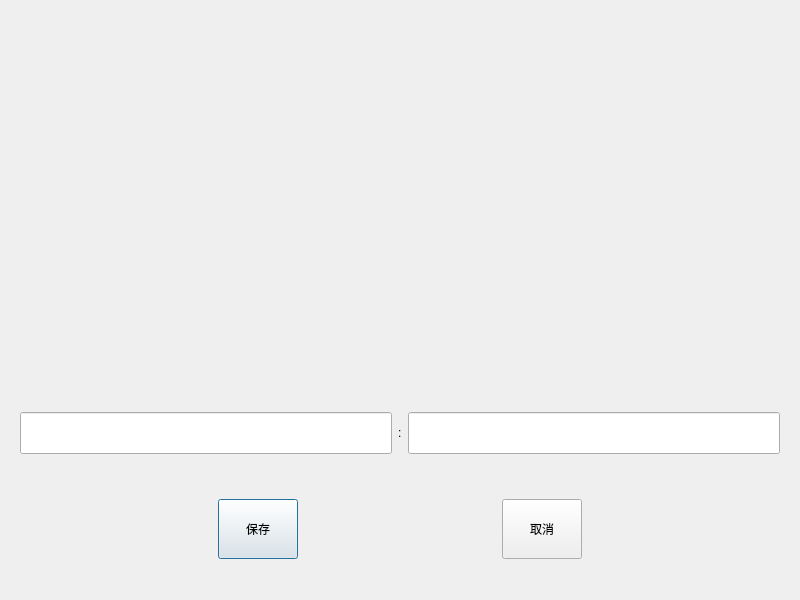
<?xml version="1.0" encoding="UTF-8"?>
<ui version="4.0">
 <class>Dialog</class>
 <widget class="QDialog" name="Dialog">
  <property name="geometry">
   <rect>
    <x>0</x>
    <y>0</y>
    <width>800</width>
    <height>600</height>
   </rect>
  </property>
  <property name="windowTitle">
   <string>Dialog</string>
  </property>
  <layout class="QVBoxLayout" name="verticalLayout">
   <item>
    <widget class="QWidget" name="widget" native="true">
     <property name="minimumSize">
      <size>
       <width>0</width>
       <height>120</height>
      </size>
     </property>
     <widget class="QLabel" name="label">
      <property name="geometry">
       <rect>
        <x>40</x>
        <y>30</y>
        <width>700</width>
        <height>320</height>
       </rect>
      </property>
      <property name="text">
       <string/>
      </property>
     </widget>
    </widget>
   </item>
   <item>
    <widget class="QWidget" name="widget_2" native="true">
     <property name="maximumSize">
      <size>
       <width>16777215</width>
       <height>60</height>
      </size>
     </property>
     <layout class="QHBoxLayout" name="horizontalLayout_2">
      <item>
       <widget class="QLineEdit" name="lineEdit">
        <property name="minimumSize">
         <size>
          <width>0</width>
          <height>40</height>
         </size>
        </property>
        <property name="maximumSize">
         <size>
          <width>16777215</width>
          <height>120</height>
         </size>
        </property>
       </widget>
      </item>
      <item>
       <widget class="QLabel" name="label_2">
        <property name="minimumSize">
         <size>
          <width>0</width>
          <height>40</height>
         </size>
        </property>
        <property name="maximumSize">
         <size>
          <width>16777215</width>
          <height>120</height>
         </size>
        </property>
        <property name="text">
         <string>:</string>
        </property>
       </widget>
      </item>
      <item>
       <widget class="QLineEdit" name="lineEdit_2">
        <property name="minimumSize">
         <size>
          <width>0</width>
          <height>40</height>
         </size>
        </property>
        <property name="maximumSize">
         <size>
          <width>16777215</width>
          <height>60</height>
         </size>
        </property>
       </widget>
      </item>
     </layout>
    </widget>
   </item>
   <item>
    <widget class="QWidget" name="widget_3" native="true">
     <property name="maximumSize">
      <size>
       <width>16777215</width>
       <height>120</height>
      </size>
     </property>
     <layout class="QHBoxLayout" name="horizontalLayout">
      <item>
       <spacer name="horizontalSpacer_2">
        <property name="orientation">
         <enum>Qt::Horizontal</enum>
        </property>
        <property name="sizeHint" stdset="0">
         <size>
          <width>102</width>
          <height>20</height>
         </size>
        </property>
       </spacer>
      </item>
      <item>
       <widget class="QPushButton" name="pushButton_Yes">
        <property name="maximumSize">
         <size>
          <width>16777215</width>
          <height>60</height>
         </size>
        </property>
        <property name="text">
         <string>保存</string>
        </property>
       </widget>
      </item>
      <item>
       <spacer name="horizontalSpacer">
        <property name="orientation">
         <enum>Qt::Horizontal</enum>
        </property>
        <property name="sizeHint" stdset="0">
         <size>
          <width>103</width>
          <height>20</height>
         </size>
        </property>
       </spacer>
      </item>
      <item>
       <widget class="QPushButton" name="pushButton_No">
        <property name="maximumSize">
         <size>
          <width>16777215</width>
          <height>60</height>
         </size>
        </property>
        <property name="text">
         <string>取消</string>
        </property>
       </widget>
      </item>
      <item>
       <spacer name="horizontalSpacer_3">
        <property name="orientation">
         <enum>Qt::Horizontal</enum>
        </property>
        <property name="sizeHint" stdset="0">
         <size>
          <width>102</width>
          <height>20</height>
         </size>
        </property>
       </spacer>
      </item>
     </layout>
    </widget>
   </item>
  </layout>
 </widget>
 <resources/>
 <connections/>
</ui>
